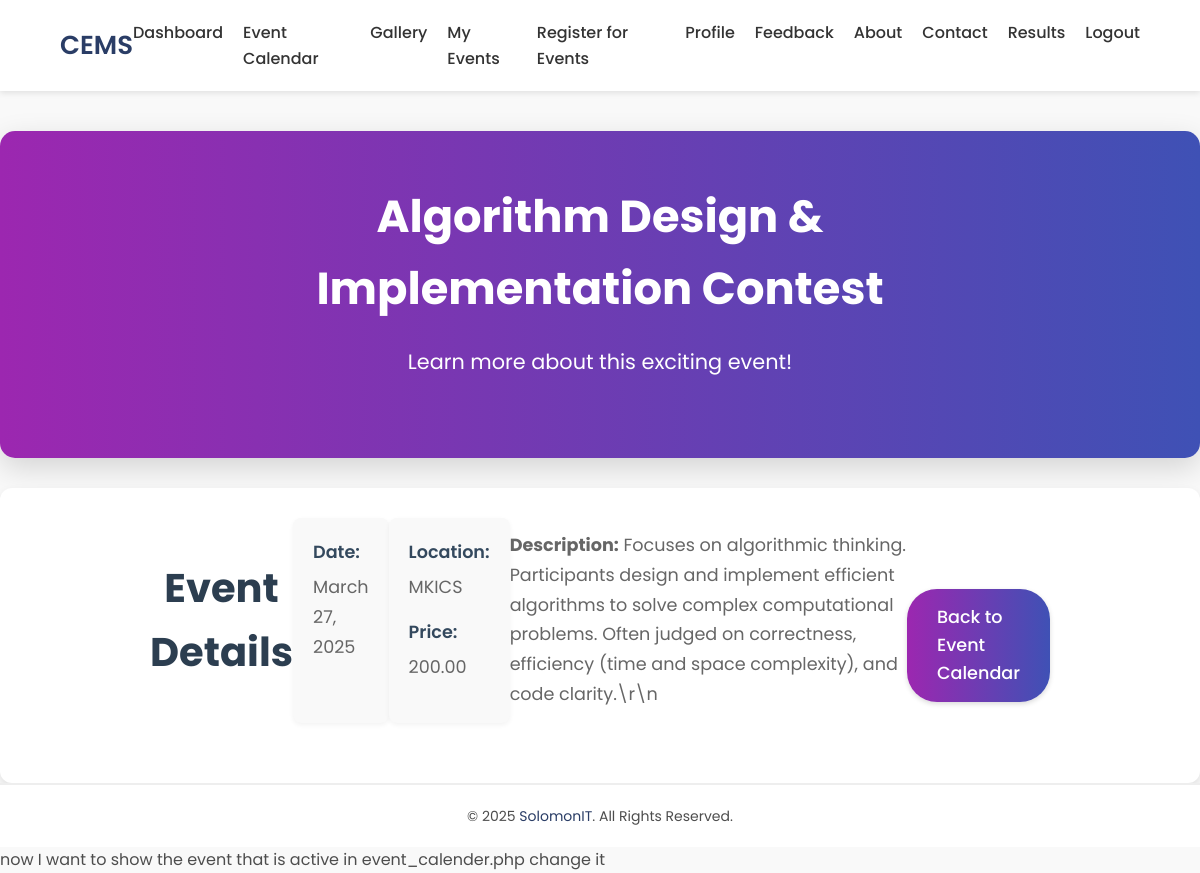
The app's page /event_details.php?event_id=54 (signed in), older data.
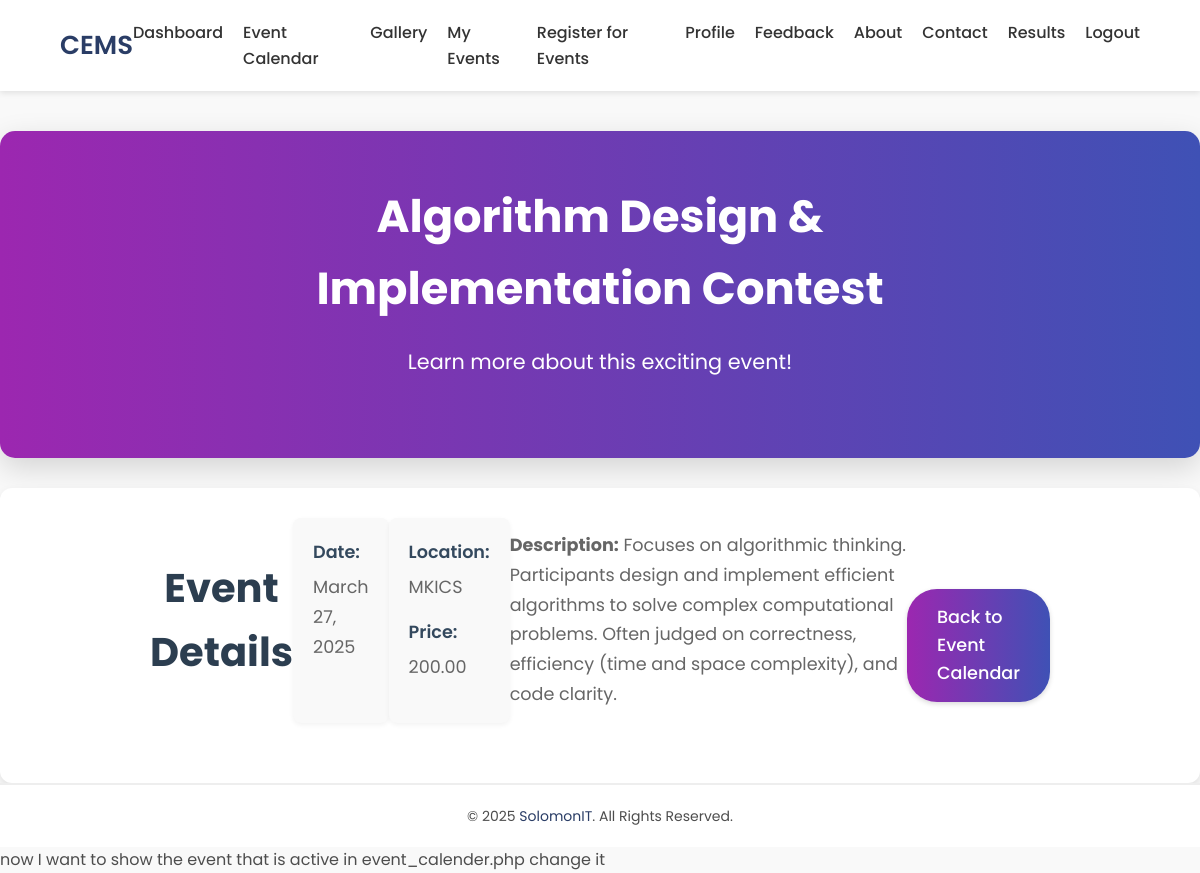
The same page, newer data.
### tables this page shows
CREATE TABLE `event_master` (
  `event_id` int NOT NULL AUTO_INCREMENT,
  `event_name` text,
  `event_description` text,
  `event_date` text,
  `event_location` text,
  `event_time` text,
  `f_prize` text NOT NULL,
  `s_prize` text NOT NULL,
  `event_price` decimal(10,2) NOT NULL DEFAULT '0.00',
  `max_par` int DEFAULT '0',
  `is_active` tinyint(1) DEFAULT '1',
  PRIMARY KEY (`event_id`)
);

### event_details.php (the view, shortened to what this page needs)
<?php
include "config.php";
if (isset($_GET['event_id']) && is_numeric($_GET['event_id'])) {
    $event_id = intval($_GET['event_id']);
} else {
    echo "Invalid event ID.";
    exit();
}
$sql = "SELECT * FROM event_master WHERE event_id = ?";
$stmt = mysqli_prepare($conn, $sql);
mysqli_stmt_bind_param($stmt, "i", $event_id);
mysqli_stmt_execute($stmt);
$result = mysqli_stmt_get_result($stmt);
$event = mysqli_fetch_assoc($result);
?>
<!DOCTYPE html>
<html lang="en">
<head>
</head>
<body>
    <?php include "navbar.php"; ?>
    <main>
        <section class="hero">
            <div class="hero-content">
                <h1 class="hero-title"><?php echo htmlspecialchars($event['event_name']); ?></h1>
                <p class="hero-text">Learn more about this exciting event!</p>
            </div>
        </section>
        <section class="event-details">
            <div class="container">
                <h2>Event Details</h2>
                <div class="details-grid">
                    <div>
                        <p><strong>Date:</strong> <?php echo date('F j, Y', strtotime($event['event_date'])); ?></p><br>
                    </div>
                    <div>
                        <p><strong>Location:</strong> <?php echo htmlspecialchars($event['event_location']); ?></p>
                        <p><strong>Price:</strong> <?php echo htmlspecialchars($event['event_price']); ?></p>
                    </div>
                </div>
                <div class="description-section">
                <p><strong>Description:</strong> <?php echo htmlspecialchars($event['event_description']); ?></p>
                </div>
                <div style="margin-top: 20px;">
                    <a href="event_calendar.php" class="back-button">Back to Event Calendar</a>
                </div>
            </div>
        </section>
    </main>
    <footer>
        <p>© 2025 <a href="https://www.solomonit.com" target="_blank">SolomonIT</a>. All Rights Reserved.</p>
    </footer>
</body>
</html>

Row changes from the older to the newer data that the page shows:
changed event_master "Algorithm Design & Implementation Contest": event_description "…space complexity), and code clarity.\\r\\n" → "…space complexity), and code clarity."
